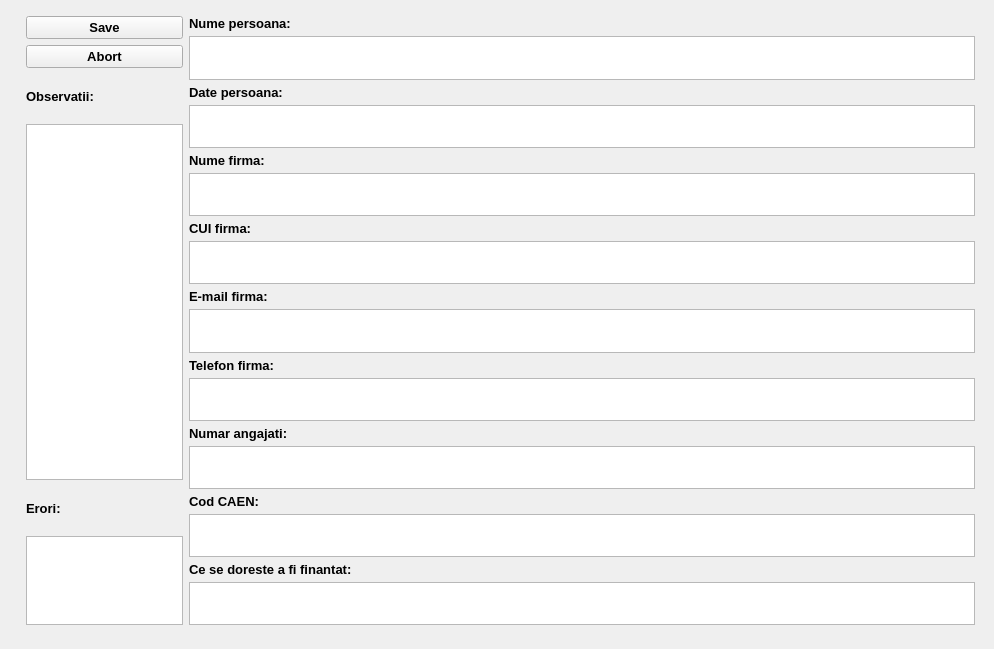
<?xml version="1.0" encoding="UTF-8"?>
<ui version="4.0">
 <class>Qmain_email</class>
 <widget class="QWidget" name="Qmain_email">
  <property name="geometry">
   <rect>
    <x>0</x>
    <y>0</y>
    <width>994</width>
    <height>649</height>
   </rect>
  </property>
  <property name="sizePolicy">
   <sizepolicy hsizetype="Fixed" vsizetype="Fixed">
    <horstretch>0</horstretch>
    <verstretch>0</verstretch>
   </sizepolicy>
  </property>
  <property name="windowTitle">
   <string>qtCRMInterface</string>
  </property>
  <widget class="QWidget" name="layoutWidget">
   <property name="geometry">
    <rect>
     <x>20</x>
     <y>10</y>
     <width>961</width>
     <height>621</height>
    </rect>
   </property>
   <layout class="QHBoxLayout" name="Qhoriz_layout_main" stretch="1,5">
    <property name="sizeConstraint">
     <enum>QLayout::SetDefaultConstraint</enum>
    </property>
    <property name="leftMargin">
     <number>6</number>
    </property>
    <property name="topMargin">
     <number>6</number>
    </property>
    <property name="rightMargin">
     <number>6</number>
    </property>
    <property name="bottomMargin">
     <number>6</number>
    </property>
    <item>
     <layout class="QVBoxLayout" name="Qvert_layout_actions" stretch="1,1,1,8,1,2">
      <item>
       <widget class="QPushButton" name="Qbutton_save">
        <property name="font">
         <font>
          <pointsize>10</pointsize>
          <weight>75</weight>
          <bold>true</bold>
         </font>
        </property>
        <property name="cursor">
         <cursorShape>PointingHandCursor</cursorShape>
        </property>
        <property name="text">
         <string>Save</string>
        </property>
       </widget>
      </item>
      <item>
       <widget class="QPushButton" name="Qbutton_abort">
        <property name="font">
         <font>
          <pointsize>10</pointsize>
          <weight>75</weight>
          <bold>true</bold>
         </font>
        </property>
        <property name="cursor">
         <cursorShape>PointingHandCursor</cursorShape>
        </property>
        <property name="text">
         <string>Abort</string>
        </property>
       </widget>
      </item>
      <item>
       <widget class="QLabel" name="Qlabel_obs">
        <property name="font">
         <font>
          <pointsize>10</pointsize>
          <weight>75</weight>
          <bold>true</bold>
         </font>
        </property>
        <property name="text">
         <string>Observatii:</string>
        </property>
       </widget>
      </item>
      <item>
       <widget class="QPlainTextEdit" name="Qtext_obs"/>
      </item>
      <item>
       <widget class="QLabel" name="Qlabel_error">
        <property name="font">
         <font>
          <pointsize>10</pointsize>
          <weight>75</weight>
          <bold>true</bold>
         </font>
        </property>
        <property name="text">
         <string>Erori:</string>
        </property>
       </widget>
      </item>
      <item>
       <widget class="QPlainTextEdit" name="Qtext_error"/>
      </item>
     </layout>
    </item>
    <item>
     <layout class="QVBoxLayout" name="Qvert_layout_boxes" stretch="1,1,1,1,1,1,1,1,1">
      <property name="spacing">
       <number>5</number>
      </property>
      <property name="sizeConstraint">
       <enum>QLayout::SetDefaultConstraint</enum>
      </property>
      <item>
       <layout class="QVBoxLayout" name="Qlayout_name_p">
        <item>
         <widget class="QLabel" name="Qlabel_name_p">
          <property name="font">
           <font>
            <pointsize>10</pointsize>
            <weight>75</weight>
            <bold>true</bold>
           </font>
          </property>
          <property name="text">
           <string>Nume persoana:</string>
          </property>
         </widget>
        </item>
        <item>
         <widget class="QPlainTextEdit" name="Qtext_name_p">
          <property name="font">
           <font>
            <pointsize>10</pointsize>
           </font>
          </property>
          <property name="cursor" stdset="0">
           <cursorShape>IBeamCursor</cursorShape>
          </property>
         </widget>
        </item>
       </layout>
      </item>
      <item>
       <layout class="QVBoxLayout" name="Qlayout_dates">
        <item>
         <widget class="QLabel" name="Qlabel_dates">
          <property name="font">
           <font>
            <pointsize>10</pointsize>
            <weight>75</weight>
            <bold>true</bold>
           </font>
          </property>
          <property name="text">
           <string>Date persoana:</string>
          </property>
         </widget>
        </item>
        <item>
         <widget class="QPlainTextEdit" name="Qtext_dates">
          <property name="font">
           <font>
            <pointsize>10</pointsize>
           </font>
          </property>
          <property name="cursor" stdset="0">
           <cursorShape>IBeamCursor</cursorShape>
          </property>
         </widget>
        </item>
       </layout>
      </item>
      <item>
       <layout class="QVBoxLayout" name="Qlayout_name_f">
        <item>
         <widget class="QLabel" name="Qlabel_name_f">
          <property name="font">
           <font>
            <pointsize>10</pointsize>
            <weight>75</weight>
            <bold>true</bold>
           </font>
          </property>
          <property name="text">
           <string>Nume firma:</string>
          </property>
         </widget>
        </item>
        <item>
         <widget class="QPlainTextEdit" name="Qtext_name_f">
          <property name="font">
           <font>
            <pointsize>10</pointsize>
           </font>
          </property>
          <property name="cursor" stdset="0">
           <cursorShape>IBeamCursor</cursorShape>
          </property>
         </widget>
        </item>
       </layout>
      </item>
      <item>
       <layout class="QVBoxLayout" name="Qlayout_cui">
        <item>
         <widget class="QLabel" name="Qlabel_cui">
          <property name="font">
           <font>
            <pointsize>10</pointsize>
            <weight>75</weight>
            <bold>true</bold>
           </font>
          </property>
          <property name="text">
           <string>CUI firma:</string>
          </property>
         </widget>
        </item>
        <item>
         <widget class="QPlainTextEdit" name="Qtext_cui">
          <property name="font">
           <font>
            <pointsize>10</pointsize>
           </font>
          </property>
          <property name="cursor" stdset="0">
           <cursorShape>IBeamCursor</cursorShape>
          </property>
         </widget>
        </item>
       </layout>
      </item>
      <item>
       <layout class="QVBoxLayout" name="Qlayout_email">
        <item>
         <widget class="QLabel" name="Qlabel_email">
          <property name="font">
           <font>
            <pointsize>10</pointsize>
            <weight>75</weight>
            <bold>true</bold>
           </font>
          </property>
          <property name="text">
           <string>E-mail firma:</string>
          </property>
         </widget>
        </item>
        <item>
         <widget class="QPlainTextEdit" name="Qtext_email">
          <property name="font">
           <font>
            <pointsize>10</pointsize>
           </font>
          </property>
          <property name="cursor" stdset="0">
           <cursorShape>IBeamCursor</cursorShape>
          </property>
         </widget>
        </item>
       </layout>
      </item>
      <item>
       <layout class="QVBoxLayout" name="Qlayout_tel">
        <item>
         <widget class="QLabel" name="Qlabel_tel">
          <property name="font">
           <font>
            <pointsize>10</pointsize>
            <weight>75</weight>
            <bold>true</bold>
           </font>
          </property>
          <property name="text">
           <string>Telefon firma:</string>
          </property>
         </widget>
        </item>
        <item>
         <widget class="QPlainTextEdit" name="Qtext_tel">
          <property name="font">
           <font>
            <pointsize>10</pointsize>
           </font>
          </property>
          <property name="cursor" stdset="0">
           <cursorShape>IBeamCursor</cursorShape>
          </property>
         </widget>
        </item>
       </layout>
      </item>
      <item>
       <layout class="QVBoxLayout" name="Qlayout_num_a">
        <item>
         <widget class="QLabel" name="Qlabel_num_a">
          <property name="font">
           <font>
            <pointsize>10</pointsize>
            <weight>75</weight>
            <bold>true</bold>
           </font>
          </property>
          <property name="text">
           <string>Numar angajati:</string>
          </property>
         </widget>
        </item>
        <item>
         <widget class="QPlainTextEdit" name="Qtext_num_a">
          <property name="font">
           <font>
            <pointsize>10</pointsize>
           </font>
          </property>
          <property name="cursor" stdset="0">
           <cursorShape>IBeamCursor</cursorShape>
          </property>
         </widget>
        </item>
       </layout>
      </item>
      <item>
       <layout class="QVBoxLayout" name="Qlayout_caen">
        <item>
         <widget class="QLabel" name="Qlabel_caen">
          <property name="font">
           <font>
            <pointsize>10</pointsize>
            <weight>75</weight>
            <bold>true</bold>
           </font>
          </property>
          <property name="text">
           <string>Cod CAEN:</string>
          </property>
         </widget>
        </item>
        <item>
         <widget class="QPlainTextEdit" name="Qtext_caen">
          <property name="font">
           <font>
            <pointsize>10</pointsize>
           </font>
          </property>
          <property name="cursor" stdset="0">
           <cursorShape>IBeamCursor</cursorShape>
          </property>
         </widget>
        </item>
       </layout>
      </item>
      <item>
       <layout class="QVBoxLayout" name="Qlayout_fund">
        <item>
         <widget class="QLabel" name="Qlabel_fund">
          <property name="font">
           <font>
            <pointsize>10</pointsize>
            <weight>75</weight>
            <bold>true</bold>
           </font>
          </property>
          <property name="text">
           <string>Ce se doreste a fi finantat:</string>
          </property>
         </widget>
        </item>
        <item>
         <widget class="QPlainTextEdit" name="Qtext_fund">
          <property name="font">
           <font>
            <pointsize>10</pointsize>
           </font>
          </property>
          <property name="cursor" stdset="0">
           <cursorShape>IBeamCursor</cursorShape>
          </property>
         </widget>
        </item>
       </layout>
      </item>
     </layout>
    </item>
   </layout>
  </widget>
 </widget>
 <resources/>
 <connections/>
</ui>
